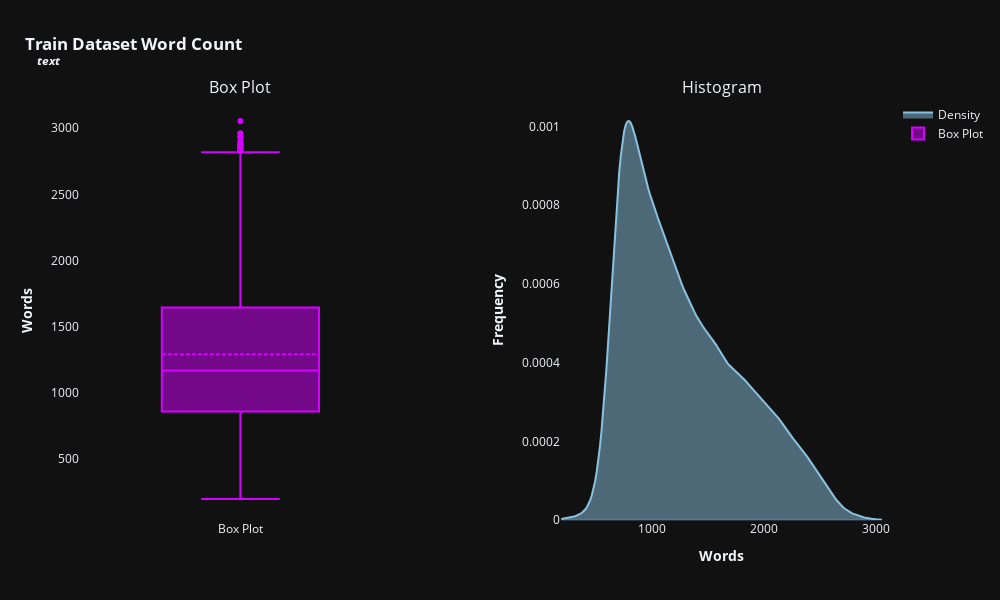
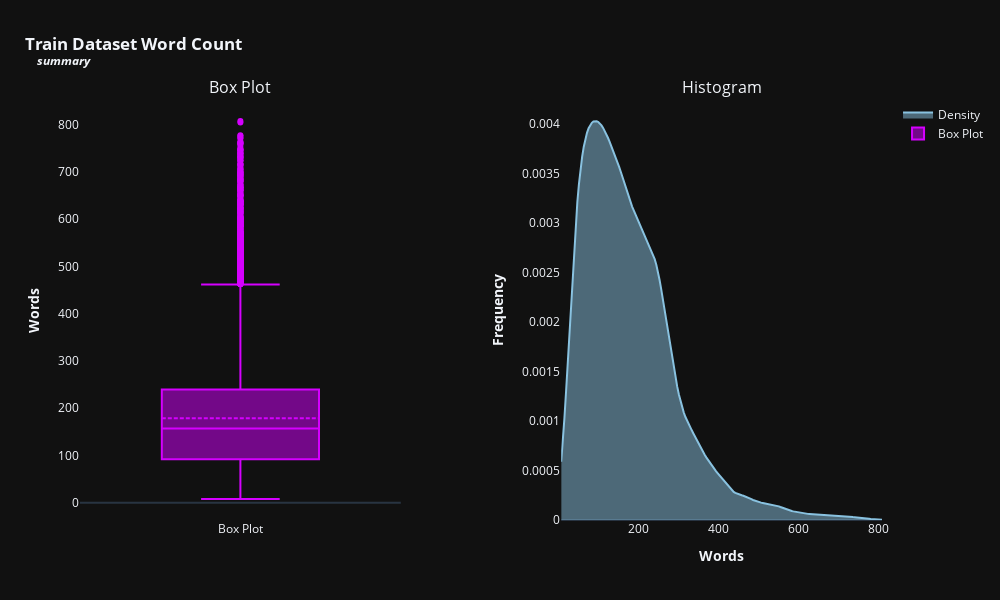
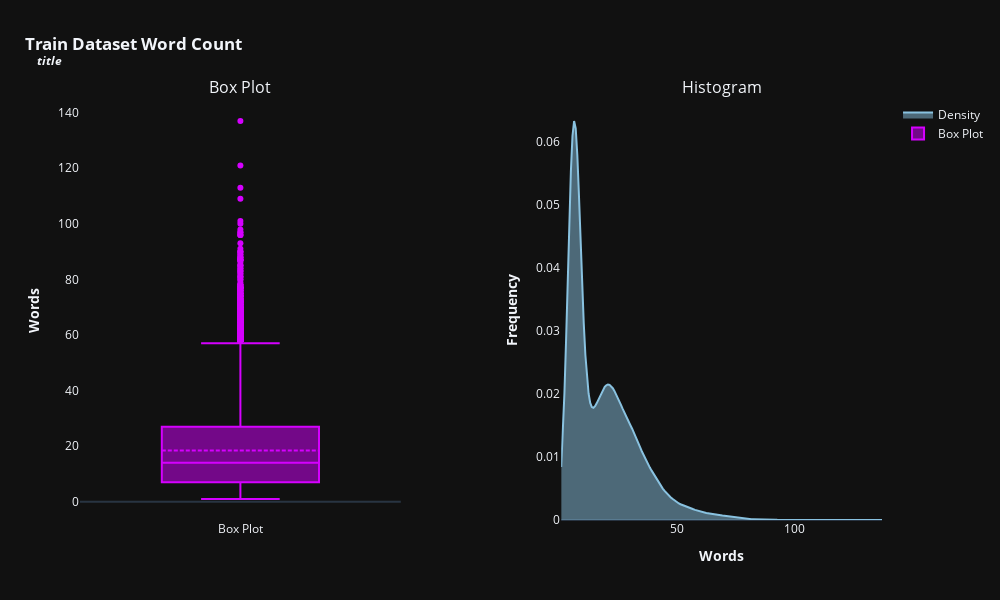

Notebook source saved alongside these figures, in order:
### Code cell
df_text_lenght = pd.DataFrame()                                                # Creating an empty dataframe

for feat in categorical_features:                                              # Iterating through features --> Text & Summary
    df_text_lenght[feat] = train[feat].apply(lambda x: len(str(x).split()))    # Counting words for each feature

# Plotting histogram-boxplot
histogram_boxplot(df_text_lenght,'#89c2e0', '#d500ff', 600, 1000, True, 'Train Dataset')

### Figure 1 — Plotly figure (JSON) as saved in the notebook; plotly's stock layout.template omitted (floating-point values rounded to 4 significant figures; data arrays with more than 128 entries replaced by an {"elided": "..."} marker saying what was removed)
{"data": [{"fill": "tozeroy", "line": {"color": "#89c2e0"}, "mode": "lines", "name": "Density", "type": "scatter", "x": {"elided": "200 float values"}, "xaxis": "x2", "y": {"elided": "200 float values"}, "yaxis": "y2"}, {"boxmean": true, "line": {"color": "#d500ff"}, "name": "Box Plot", "type": "box", "xaxis": "x", "y": {"elided": "18949 int values"}, "yaxis": "y"}], "layout": {"annotations": [{"font": {"size": 16}, "showarrow": false, "text": "Box Plot", "x": 0.2, "xanchor": "center", "xref": "paper", "y": 1, "yanchor": "bottom", "yref": "paper"}, {"font": {"size": 16}, "showarrow": false, "text": "Histogram", "x": 0.8, "xanchor": "center", "xref": "paper", "y": 1, "yanchor": "bottom", "yref": "paper"}], "height": 600, "margin": {"t": 100}, "showlegend": true, "title": {"text": "<b>Train Dataset Word Count<br><sup><i>&nbsp;&nbsp;&nbsp;&nbsp;text</i></sup></b>", "x": 0.025, "xanchor": "left"}, "width": 1000, "xaxis": {"anchor": "y", "domain": [0, 0.4], "showgrid": false, "title": {"text": ""}}, "xaxis2": {"anchor": "y2", "domain": [0.6, 1], "showgrid": false, "title": {"text": "<b>Words</b>"}}, "yaxis": {"anchor": "x", "domain": [0, 1], "showgrid": false, "title": {"text": "<b>Words</b>"}}, "yaxis2": {"anchor": "x2", "domain": [0, 1], "showgrid": false, "title": {"text": "<b>Frequency</b>"}}}}

### Figure 2 — Plotly figure (JSON) as saved in the notebook; plotly's stock layout.template omitted (floating-point values rounded to 4 significant figures; data arrays with more than 128 entries replaced by an {"elided": "..."} marker saying what was removed)
{"data": [{"fill": "tozeroy", "line": {"color": "#89c2e0"}, "mode": "lines", "name": "Density", "type": "scatter", "x": {"elided": "200 float values"}, "xaxis": "x2", "y": {"elided": "200 float values"}, "yaxis": "y2"}, {"boxmean": true, "line": {"color": "#d500ff"}, "name": "Box Plot", "type": "box", "xaxis": "x", "y": {"elided": "18949 int values"}, "yaxis": "y"}], "layout": {"annotations": [{"font": {"size": 16}, "showarrow": false, "text": "Box Plot", "x": 0.2, "xanchor": "center", "xref": "paper", "y": 1, "yanchor": "bottom", "yref": "paper"}, {"font": {"size": 16}, "showarrow": false, "text": "Histogram", "x": 0.8, "xanchor": "center", "xref": "paper", "y": 1, "yanchor": "bottom", "yref": "paper"}], "height": 600, "margin": {"t": 100}, "showlegend": true, "title": {"text": "<b>Train Dataset Word Count<br><sup><i>&nbsp;&nbsp;&nbsp;&nbsp;summary</i></sup></b>", "x": 0.025, "xanchor": "left"}, "width": 1000, "xaxis": {"anchor": "y", "domain": [0, 0.4], "showgrid": false, "title": {"text": ""}}, "xaxis2": {"anchor": "y2", "domain": [0.6, 1], "showgrid": false, "title": {"text": "<b>Words</b>"}}, "yaxis": {"anchor": "x", "domain": [0, 1], "showgrid": false, "title": {"text": "<b>Words</b>"}}, "yaxis2": {"anchor": "x2", "domain": [0, 1], "showgrid": false, "title": {"text": "<b>Frequency</b>"}}}}

### Figure 3 — Plotly figure (JSON) as saved in the notebook; plotly's stock layout.template omitted (floating-point values rounded to 4 significant figures; data arrays with more than 128 entries replaced by an {"elided": "..."} marker saying what was removed)
{"data": [{"fill": "tozeroy", "line": {"color": "#89c2e0"}, "mode": "lines", "name": "Density", "type": "scatter", "x": {"elided": "200 float values"}, "xaxis": "x2", "y": {"elided": "200 float values"}, "yaxis": "y2"}, {"boxmean": true, "line": {"color": "#d500ff"}, "name": "Box Plot", "type": "box", "xaxis": "x", "y": {"elided": "18949 int values"}, "yaxis": "y"}], "layout": {"annotations": [{"font": {"size": 16}, "showarrow": false, "text": "Box Plot", "x": 0.2, "xanchor": "center", "xref": "paper", "y": 1, "yanchor": "bottom", "yref": "paper"}, {"font": {"size": 16}, "showarrow": false, "text": "Histogram", "x": 0.8, "xanchor": "center", "xref": "paper", "y": 1, "yanchor": "bottom", "yref": "paper"}], "height": 600, "margin": {"t": 100}, "showlegend": true, "title": {"text": "<b>Train Dataset Word Count<br><sup><i>&nbsp;&nbsp;&nbsp;&nbsp;title</i></sup></b>", "x": 0.025, "xanchor": "left"}, "width": 1000, "xaxis": {"anchor": "y", "domain": [0, 0.4], "showgrid": false, "title": {"text": ""}}, "xaxis2": {"anchor": "y2", "domain": [0.6, 1], "showgrid": false, "title": {"text": "<b>Words</b>"}}, "yaxis": {"anchor": "x", "domain": [0, 1], "showgrid": false, "title": {"text": "<b>Words</b>"}}, "yaxis2": {"anchor": "x2", "domain": [0, 1], "showgrid": false, "title": {"text": "<b>Frequency</b>"}}}}
